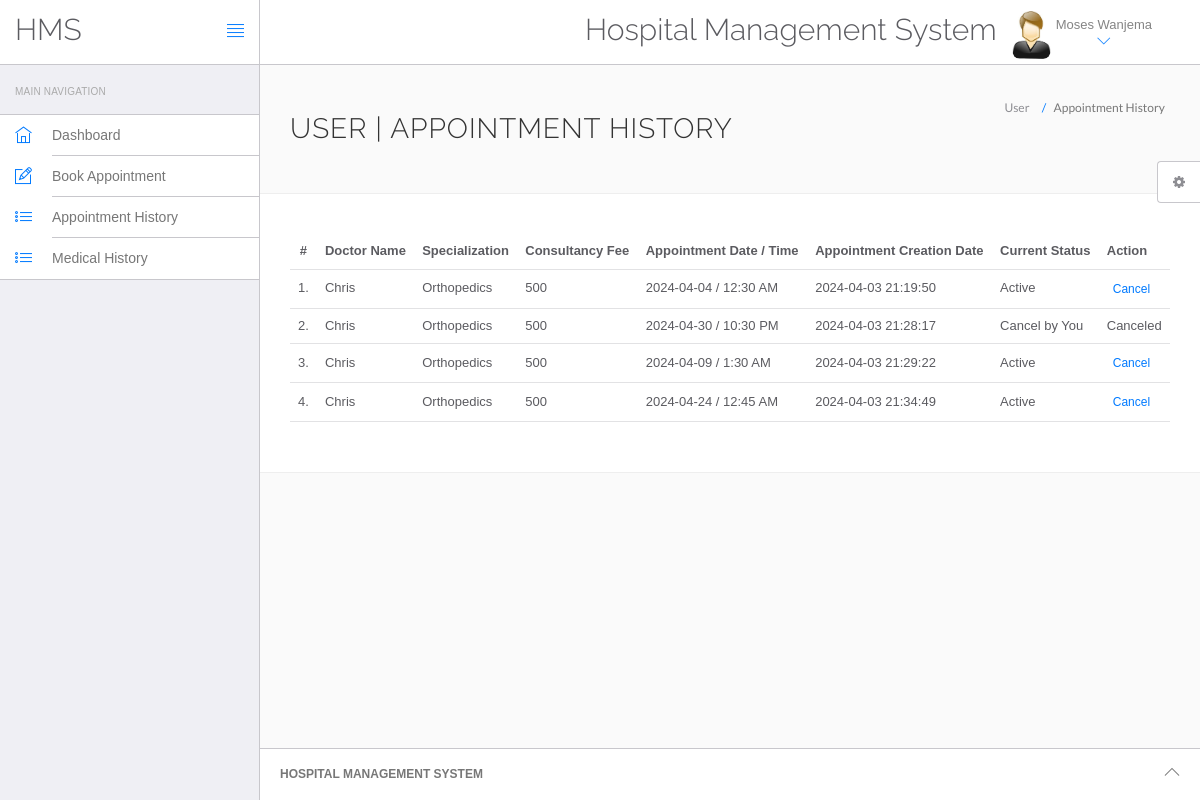
The page /HMS/appointment-history.php (signed in) on the database its author committed.
### tables this page shows
CREATE TABLE `users` (
  `id` int(11) NOT NULL,
  `fullName` varchar(255) DEFAULT NULL,
  `address` longtext DEFAULT NULL,
  `city` varchar(255) DEFAULT NULL,
  `gender` varchar(255) DEFAULT NULL,
  `email` varchar(255) DEFAULT NULL,
  `password` varchar(255) DEFAULT NULL,
  `regDate` timestamp NULL DEFAULT current_timestamp(),
  `updationDate` timestamp NULL DEFAULT NULL ON UPDATE current_timestamp()
);

CREATE TABLE `appointment` (
  `id` int(11) NOT NULL,
  `doctorSpecialization` varchar(255) DEFAULT NULL,
  `doctorId` int(11) DEFAULT NULL,
  `userId` int(11) DEFAULT NULL,
  `consultancyFees` int(11) DEFAULT NULL,
  `appointmentDate` varchar(255) DEFAULT NULL,
  `appointmentTime` varchar(255) DEFAULT NULL,
  `postingDate` timestamp NULL DEFAULT current_timestamp(),
  `userStatus` int(11) DEFAULT NULL,
  `doctorStatus` int(11) DEFAULT NULL,
  `updationDate` timestamp NULL DEFAULT NULL ON UPDATE current_timestamp()
);

CREATE TABLE `doctors` (
  `id` int(11) NOT NULL,
  `specilization` varchar(255) DEFAULT NULL,
  `doctorName` varchar(255) DEFAULT NULL,
  `address` longtext DEFAULT NULL,
  `docFees` varchar(255) DEFAULT NULL,
  `contactno` bigint(11) DEFAULT NULL,
  `docEmail` varchar(255) DEFAULT NULL,
  `password` varchar(255) DEFAULT NULL,
  `creationDate` timestamp NULL DEFAULT current_timestamp(),
  `updationDate` timestamp NULL DEFAULT NULL ON UPDATE current_timestamp()
);

### HMS/appointment-history.php (the view, shortened to what this page needs)
<?php
include('include/config.php');
if(strlen($_SESSION['id']==0)) {
 header('location:logout.php');
  } else{
?>
<!DOCTYPE html>
<html lang="en">
	<head>
		<link rel="stylesheet" href="vendor/bootstrap/css/bootstrap.min.css">
		<link rel="stylesheet" href="vendor/fontawesome/css/font-awesome.min.css">
		<link rel="stylesheet" href="vendor/themify-icons/themify-icons.min.css">
		<link href="vendor/animate.css/animate.min.css" rel="stylesheet" media="screen">
		<link href="vendor/perfect-scrollbar/perfect-scrollbar.min.css" rel="stylesheet" media="screen">
		<link href="vendor/switchery/switchery.min.css" rel="stylesheet" media="screen">
		<link href="vendor/bootstrap-touchspin/jquery.bootstrap-touchspin.min.css" rel="stylesheet" media="screen">
		<link href="vendor/select2/select2.min.css" rel="stylesheet" media="screen">
		<link href="vendor/bootstrap-datepicker/bootstrap-datepicker3.standalone.min.css" rel="stylesheet" media="screen">
		<link href="vendor/bootstrap-timepicker/bootstrap-timepicker.min.css" rel="stylesheet" media="screen">
		<link rel="stylesheet" href="assets/css/styles.css">
		<link rel="stylesheet" href="assets/css/plugins.css">
		<link rel="stylesheet" href="assets/css/themes/theme-1.css" id="skin_color" />
	</head>
	<body>
		<div id="app">
<?php include('include/sidebar.php');?>
			<div class="app-content">
					<?php include('include/header.php');?>
				<div class="main-content" >
					<div class="wrap-content container" id="container">
						<section id="page-title">
							<div class="row">
								<div class="col-sm-8">
									<h1 class="mainTitle">User  | Appointment History</h1>
																	</div>
								<ol class="breadcrumb">
									<li>
										<span>User </span>
									</li>
									<li class="active">
										<span>Appointment History</span>
									</li>
								</ol>
							</div>
						</section>
						<div class="container-fluid container-fullw bg-white">
									<div class="row">
								<div class="col-md-12">
									<table class="table table-hover" id="sample-table-1">
										<thead>
											<tr>
												<th class="center">#</th>
												<th class="hidden-xs">Doctor Name</th>
												<th>Specialization</th>
												<th>Consultancy Fee</th>
												<th>Appointment Date / Time </th>
												<th>Appointment Creation Date  </th>
												<th>Current Status</th>
												<th>Action</th>
											</tr>
										</thead>
										<tbody>
<?php
$sql=mysqli_query($con,"select doctors.doctorName as docname,appointment.*  from appointment join doctors on doctors.id=appointment.doctorId where appointment.userId='".$_SESSION['id']."'");
$cnt=1;
while($row=mysqli_fetch_array($sql))
{
?>
											<tr>
												<td class="center"><?php echo $cnt;?>.</td>
												<td class="hidden-xs"><?php echo $row['docname'];?></td>
												<td><?php echo $row['doctorSpecialization'];?></td>
												<td><?php echo $row['consultancyFees'];?></td>
												<td><?php echo $row['appointmentDate'];?> / <?php echo
												 $row['appointmentTime'];?>
												</td>
												<td><?php echo $row['postingDate'];?></td>
												<td>
<?php if(($row['userStatus']==1) && ($row['doctorStatus']==1))
{
	echo "Active";
}
if(($row['userStatus']==0) && ($row['doctorStatus']==1))
{
	echo "Cancel by You";
}
												?></td>
												<td >
												<div class="visible-md visible-lg hidden-sm hidden-xs">
							<?php if(($row['userStatus']==1) && ($row['doctorStatus']==1))
{ ?>
	<a href="appointment-history.php?id=<?php echo $row['id']?>&cancel=update" onClick="return confirm('Are you sure you want to cancel this appointment ?')"class="btn btn-transparent btn-xs tooltips" title="Cancel Appointment" tooltip-placement="top" tooltip="Remove">Cancel</a>
	<?php } else {
		echo "Canceled";
		} ?>
												</div>
												</td>
											</tr>
											<?php
$cnt=$cnt+1;
											 }?>
										</tbody>
									</table>
								</div>
							</div>
								</div>
					</div>
				</div>
			</div>
	<?php include('include/footer.php');?>
	<?php include('include/setting.php');?>
		</div>
	</body>
</html>
<?php } ?>

### HMS/include/sidebar.php
<div class="sidebar app-aside" id="sidebar">
				<div class="sidebar-container perfect-scrollbar">
<nav>
						<div class="navbar-title">
							<span>Main Navigation</span>
						</div>
						<ul class="main-navigation-menu">
							<li>
								<a href="dashboard.php">
									<div class="item-content">
										<div class="item-media">
											<i class="ti-home"></i>
										</div>
										<div class="item-inner">
											<span class="title"> Dashboard </span>
										</div>
									</div>
								</a>
							</li>
							<li>
								<a href="book-appointment.php">
									<div class="item-content">
										<div class="item-media">
											<i class="ti-pencil-alt"></i>
										</div>
										<div class="item-inner">
											<span class="title"> Book Appointment </span>
										</div>
									</div>
								</a>
							</li>
							<li>
								<a href="appointment-history.php">
									<div class="item-content">
										<div class="item-media">
											<i class="ti-list"></i>
										</div>
										<div class="item-inner">
											<span class="title"> Appointment History </span>
										</div>
									</div>
								</a>
							</li>
<li>
								<a href="manage-medhistory.php">
									<div class="item-content">
										<div class="item-media">
											<i class="ti-list"></i>
										</div>
										<div class="item-inner">
											<span class="title"> Medical History </span>
										</div>
									</div>
								</a>
							</li>
						</ul>
					</nav>
					</div>
			</div>

### HMS/include/header.php (shortened to what this page needs)
<header class="navbar navbar-default navbar-static-top">
					<div class="navbar-header">
						<a class="navbar-brand" href="#">
							<h2 style="padding-top:20% ">HMS</h2>
						</a>
						<a href="#" class="sidebar-toggler pull-right visible-md visible-lg" data-toggle-class="app-sidebar-closed" data-toggle-target="#app">
							<i class="ti-align-justify"></i>
						</a>
					</div>
					<div class="navbar-collapse collapse">
						<ul class="nav navbar-right">
								<li  style="padding-top:2% ">
								<h2>Hospital Management System</h2>
							</li>
							<li class="dropdown current-user">
								<a href class="dropdown-toggle" data-toggle="dropdown">
									<img src="assets/images/images.jpg"> <span class="username">
									<?php $query=mysqli_query($con,"select fullName from users where id='".$_SESSION['id']."'");
while($row=mysqli_fetch_array($query))
{
	echo $row['fullName'];
}
									?> <i class="ti-angle-down"></i></i></span>
								</a>
							</li>
						</ul>
					</div>
				</header>

### HMS/include/footer.php
<footer>
				<div class="footer-inner">
					<div class="pull-left">
			<span class="text-bold text-uppercase"> Hospital Management System</span>
					</div>
					<div class="pull-right">
						<span class="go-top"><i class="ti-angle-up"></i></span>
					</div>
				</div>
			</footer>

### HMS/include/setting.php (shortened to what this page needs)
<div class="settings panel panel-default hidden-xs hidden-sm" id="settings">
				<button ct-toggle="toggle" data-toggle-class="active" data-toggle-target="#settings" class="btn btn-default">
					<i class="fa fa-spin fa-gear"></i>
				</button>
			</div>

### HMS/assets/css/plugins.css (style rules this page uses)
.perfect-scrollbar { overflow-y: hidden !important; }

### HMS/assets/css/themes/theme-1.css (style rules this page uses)
body { background: #FAFAFA; }
header .navbar-header { background: #ffffff !important; border-right-color: #c8c7cc !important; border-bottom-color: #c8c7cc !important; }
header .navbar-header .sidebar-toggler, header .navbar-header .sidebar-mobile-toggler { color: #007aff !important; }
header .navbar-header .navbar-brand { color: #777 !important; }
header .navbar-collapse { background: #ffffff !important; border-bottom-color: #c8c7cc !important; box-shadow: none !important; }
header .navbar-collapse .navbar-right > li > a { color: #777; }
header .navbar-collapse .navbar-right > li > a i { color: #007aff !important; }
#sidebar { background: #EFEFF4 !important; }
#sidebar:before { border-right-width: "1px" !important; border-right-style: solid; border-right-color: #c8c7cc !important; }
#sidebar nav { border-right-width: "1px" !important; border-right-style: solid; border-right-color: #c8c7cc !important; }
#sidebar nav .navbar-title { color: #aaaaaa; }
#sidebar nav > ul { background: #ffffff !important; border-bottom-color: #c8c7cc !important; border-top-color: #c8c7cc !important; }
#sidebar nav > ul > li > a .item-media > i { color: #007aff !important; }
#sidebar nav > ul > li > a .item-inner { color: #777 !important; border-bottom-color: #c8c7cc; }
#app > footer { background: #ffffff !important; border-top-color: #c8c7cc !important; color: #777; }

### rows shown on the page
users: fullName "Moses Wanjema"
appointment: doctorId.doctorName "Chris", doctorSpecialization "Orthopedics", consultancyFees "500", appointmentDate "2024-04-04", appointmentTime "12:30 AM", postingDate "2024-04-03 21:19:50", userStatus "Active"
appointment: doctorId.doctorName "Chris", doctorSpecialization "Orthopedics", consultancyFees "500", appointmentDate "2024-04-30", appointmentTime "10:30 PM", postingDate "2024-04-03 21:28:17", userStatus "Cancel by You"
appointment: doctorId.doctorName "Chris", doctorSpecialization "Orthopedics", consultancyFees "500", appointmentDate "2024-04-09", appointmentTime "1:30 AM", postingDate "2024-04-03 21:29:22", userStatus "Active"
appointment: doctorId.doctorName "Chris", doctorSpecialization "Orthopedics", consultancyFees "500", appointmentDate "2024-04-24", appointmentTime "12:45 AM", postingDate "2024-04-03 21:34:49", userStatus "Active"
